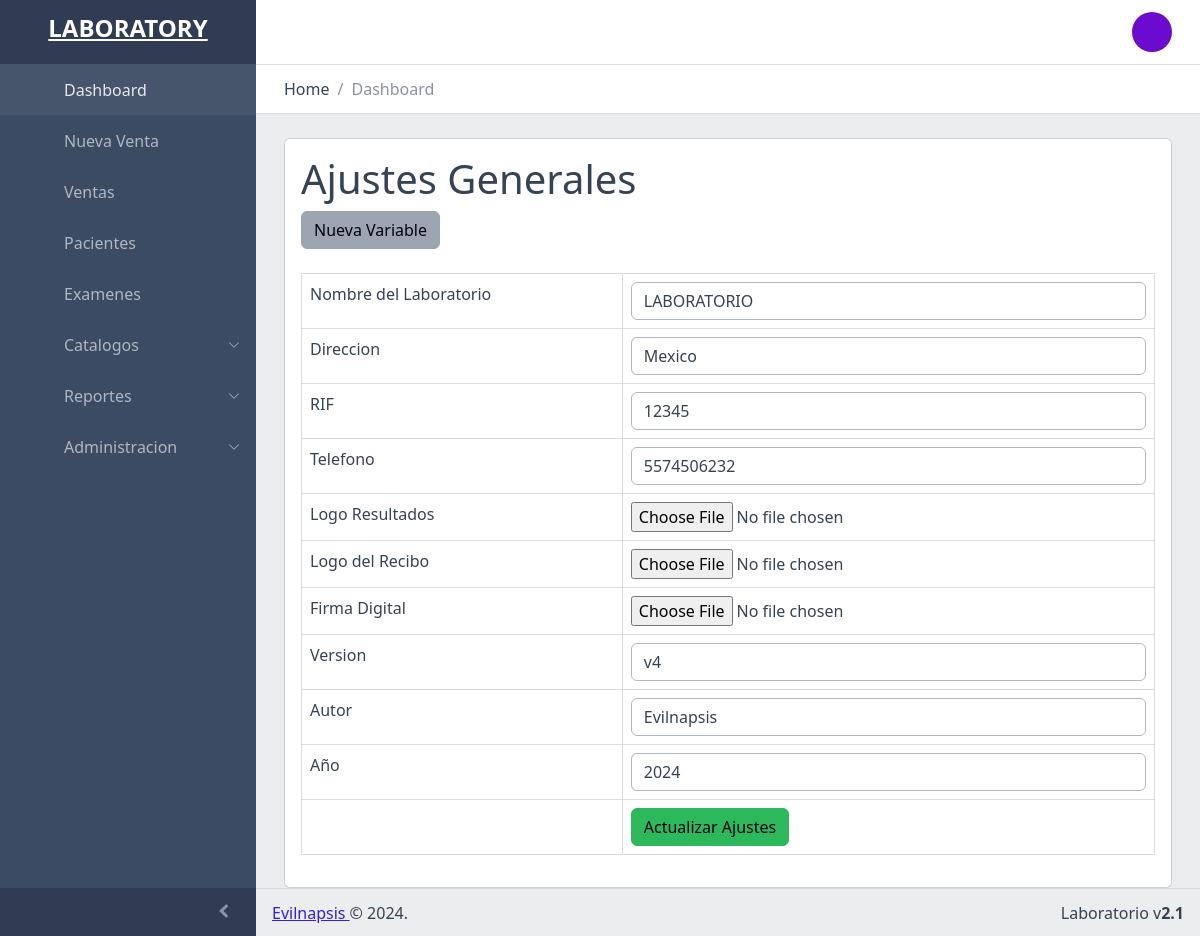
The page /?view=settings&opt=all (signed in) on the database its author committed.
### tables this page shows
create table setting(
	id int not null auto_increment primary key,
	name varchar(100) not null unique,
	label varchar(200) not null,
	kind int,
	val text,
	cfg_id int default 1
);

### core/controller/Layout.php (called while the page is built)
<?php
class Module {
	public static function loadLayout(){
		include "core/app/layouts/layout.php";
	}
}
?>

### core/controller/Lb.php (called while the page is built, shortened)
<?php
class Lb {
	public function start(){
		include "core/app/init.php";
	}
}
?>

### index.php (called while the page is built, shortened)
<?php
$lb = new Lb();
$lb->start();
?>

### core/controller/Executor.php (called while the page is built, shortened)
<?php
class Executor {
	public static function doit($sql){
		$con = Database::getCon();
		return array($con->query($sql),$con->insert_id);
	}
}
?>

### core/app/model/UserData.php (called while the page is built, shortened)
<?php
class UserData extends Extra{
	public static $tablename = "user";
	public static function getById($id){
		 $sql = "select * from ".self::$tablename." where id=$id";
		$query = Executor::doit($sql);
		return Model::one($query[0],new UserData());
	}
}
?>

### core/controller/Model.php (called while the page is built, shortened)
<?php
class Model {
	public static function exists($modelname){
		$fullpath = self::getFullpath($modelname);
		$found=false;
		if(file_exists($fullpath)){
			$found = true;
		}
		return $found;
	}
	public static function getFullpath($modelname){
		return "core/app/model/".$modelname.".php";
	}
	public static function many($query,$aclass){
		$cnt = 0;
		$array = array();
		while($r = $query->fetch_array()){
			$array[$cnt] = new $aclass;
			$cnt2=1;
			foreach ($r as $key => $v) {
				if($cnt2>0 && $cnt2%2==0){
					$array[$cnt]->$key = $v;
				}
				$cnt2++;
			}
			$cnt++;
		}
		return $array;
	}
}
?>

### core/app/model/SettingData.php (called while the page is built, shortened)
<?php
class SettingData {
	public static $tablename = "setting";
	public static function getAll(){
		$sql = "select * from ".self::$tablename;
		$query = Executor::doit($sql);
		return Model::many($query[0],new SettingData());
	}
}
?>

### core/app/view/settings-view.php (the view, shortened to what this page needs)
<?php if(isset($_GET["opt"]) && $_GET["opt"]=="all"):?>
<?php
$settings = SettingData::getAll();
?>
<div class="">
          <div class="row">
            <div class="col-md-12">
              <div class="card">
                <div class="card-body">
            <h1>Ajustes Generales</h1>
            <a href="./?view=settings&opt=new" class="btn btn-secondary">Nueva Variable</a>
<br><br>
<form method="post" action="./?action=settings&opt=update" enctype="multipart/form-data">
                    <table class="table table-bordered">
                      <tbody>
<?php
 if(count($settings)>0):?>
<?php foreach($settings as $cat):?>
                        <tr>
                        <td><?php echo $cat->label; ?>
                        </td>
                        <td>
<?php if($cat->kind==1):?>
                        <input type="text" name="<?php echo $cat->name; ?>" class="form-control" value="<?php echo $cat->val;?>">
<?php elseif($cat->kind==4):?>
                        <input type="file" name="<?php echo $cat->name; ?>" >
<?php endif;?>
                        </td>
                        </tr>
<?php endforeach; ?>
 <?php endif; ?>
                        <tr>
                        <td>
                        </td>
                        <td>
                        <input type="submit"  class="btn btn-success" value="Actualizar Ajustes">
                        </td>
                        </tr>
                      </tbody>
                    </table>
                    </form>
                  </div>
              </div>
            </div>
          </div>
</div>
<?php endif; ?>

### core/app/init.php
<?php
if(isset($_SESSION['user_id'])){
	Core::$user = UserData::getById($_SESSION['user_id']);
}
if(!isset($_GET["action"])){
	Module::loadLayout("index");
}else{
	Action::load($_GET["action"]);
}
?>

### core/app/layouts/layout.php (shortened to what this page needs)
<!DOCTYPE html>
<html lang="en">
  <head>
    <link rel="stylesheet" href="vendors/simplebar/css/simplebar.css">
    <link rel="stylesheet" href="assets/css/vendors/simplebar.css">
    <link href="assets/css/style.css" rel="stylesheet">
    <link rel="stylesheet" href="https://cdn.jsdelivr.net/npm/prismjs@1.23.0/themes/prism.css">
    <link rel="stylesheet" type="text/css" href="assets/bootstrap-icons/bootstrap-icons.css">
    <link href="vendors/@coreui/chartjs/css/coreui-chartjs.css" rel="stylesheet">
  </head>
  <body>
<?php if(!isset($_SESSION["user_id"])):?>
<div class="bg-light min-vh-100 d-flex flex-row align-items-center">
<div class="container">
<div class="row justify-content-center">
<div class="col-lg-6">
<div class="card-group d-block d-md-flex row">
<div class="card col-md-12 p-4 mb-0">
<div class="card-body">
<h1>LABORATORY</h1>
<br><br><br>
<p class="text-medium-emphasis">Iniciar Sesion al Sistema</p>
<form method="post" action="./?action=access&opt=login">
<div class="input-group mb-3"><span class="input-group-text">
<svg class="icon">
<use xlink:href="vendors/@coreui/icons/svg/free.svg#cil-user"></use>
</svg></span>
<input class="form-control" type="text" name="email" placeholder="Email">
</div>
<div class="input-group mb-4"><span class="input-group-text">
<svg class="icon">
<use xlink:href="vendors/@coreui/icons/svg/free.svg#cil-lock-locked"></use>
</svg></span>
<input class="form-control" name="password" type="password" placeholder="Password">
</div>
<div class="row">
<div class="col-6">
<button class="btn btn-primary px-4" type="submit">Iniciar Sesion</button>
</div>
<!--
<div class="col-6 text-end">
<button class="btn btn-link px-0" type="button">Forgot password?</button>
</div>
-->
</div>
</form>
<br><br><br>
</div>
</div>
</div>
</div>
</div>
</div>
</div>
<?php else:?>
    <div class="sidebar sidebar-dark sidebar-fixed" id="sidebar">
<div class="sidebar-brand d-none d-md-flex">
<div class="sidebar-brand-full" width="118" height="46" alt="CoreUI Logo">
<h4><a href="./" style="color: white;"><b>LABORATORY</b></a></h4>
</div>
</div>
      <ul class="sidebar-nav" data-coreui="navigation" data-simplebar="">
        <li class="nav-item"><a class="nav-link" href="./">
            <svg class="nav-icon">
              <use xlink:href="vendors/@coreui/icons/svg/free.svg#cil-speedometer"></use>
            </svg> Dashboard</a></li>
            <li class="nav-item"><a class="nav-link" href="./?view=sells&opt=new">
            <svg class="nav-icon">
              <use xlink:href="vendors/@coreui/icons/svg/free.svg#cil-asterisk"></use>
            </svg> Nueva Venta</a></li>
            <li class="nav-item"><a class="nav-link" href="./?view=sells&opt=all">
            <svg class="nav-icon">
              <use xlink:href="vendors/@coreui/icons/svg/free.svg#cil-cart"></use>
            </svg> Ventas</a></li>
            <li class="nav-item"><a class="nav-link" href="./?view=persons&opt=all">
            <svg class="nav-icon">
              <use xlink:href="vendors/@coreui/icons/svg/free.svg#cil-medical-cross"></use>
            </svg> Pacientes</a></li>
            <li class="nav-item"><a class="nav-link" href="./?view=exams&opt=all">
            <svg class="nav-icon">
              <use xlink:href="vendors/@coreui/icons/svg/free.svg#cil-medical-cross"></use>
            </svg> Examenes</a></li>
        <?php if(Core::$user->kind==1):?>
 <li class="nav-group"><a class="nav-link nav-group-toggle" href="#">
            <svg class="nav-icon">
              <use xlink:href="vendors/@coreui/icons/svg/free.svg#cil-settings"></use>
            </svg> Catalogos</a>
        </li>
 <li class="nav-group"><a class="nav-link nav-group-toggle" href="#">
            <svg class="nav-icon">
              <use xlink:href="vendors/@coreui/icons/svg/free.svg#cil-chart"></use>
            </svg> Reportes</a>
        </li>
 <li class="nav-group"><a class="nav-link nav-group-toggle" href="#">
            <svg class="nav-icon">
              <use xlink:href="vendors/@coreui/icons/svg/free.svg#cil-settings"></use>
            </svg> Administracion</a>
        </li>
      <?php endif; ?>
      </ul>
      <button class="sidebar-toggler" type="button" data-coreui-toggle="unfoldable"></button>
    </div>
    <div class="wrapper d-flex flex-column min-vh-100 bg-light">
      <header class="header header-sticky mb-4">
        <div class="container-fluid">
          <button class="header-toggler px-md-0 me-md-3" type="button" onclick="coreui.Sidebar.getInstance(document.querySelector('#sidebar')).toggle()">
            <svg class="icon icon-lg">
              <use xlink:href="vendors/@coreui/icons/svg/free.svg#cil-menu"></use>
            </svg>
          </button>
          <ul class="header-nav ms-3">
            <li class="nav-item dropdown"><a class="nav-link py-0" data-coreui-toggle="dropdown" href="#" role="button" aria-haspopup="true" aria-expanded="false">
                <div class="avatar avatar-md"><img class="avatar-img" src="assets/img/user.png" alt="user@email.com"></div>
              </a>
            </li>
          </ul>
        </div>
        <div class="header-divider"></div>
        <div class="container-fluid">
          <nav aria-label="breadcrumb">
            <ol class="breadcrumb my-0 ms-2">
              <li class="breadcrumb-item">
                <span>Home</span>
              </li>
              <li class="breadcrumb-item active"><span>Dashboard</span></li>
            </ol>
          </nav>
        </div>
      </header>
      <div class="body flex-grow-1 px-3">
        <div class="container-fluid">
          <?php View::load("index");?>
        </div>
      </div>
      <footer class="footer">
        <div><a href="https://evilnapsis.com/">Evilnapsis </a> © 2024.</div>
        <div class="ms-auto">Laboratorio v<b>2.1</b></div>
      </footer>
    </div>
    <?php endif; ?>
  </body>
</html>

### core/controller/View.php (shortened to what this page needs)
<?php
class View {
	public static function load($view){
		if(!isset($_GET['view'])){
			include "core/app/view/".$view."-view.php";
		}else{
			if(View::isValid()){
				include "core/app/view/".$_GET['view']."-view.php";
			}else{
				View::Error("<b>404 NOT FOUND</b> View <b>".$_GET['view']."</b> folder !! - <a href='http://evilnapsis.com/legobox/help/' target='_blank'>Help</a>");
			}
		}
	}
	public static function isValid(){
		$valid=false;
		if(isset($_GET["view"])){
			if(file_exists($file = "core/app/view/".$_GET['view']."-view.php")){
				$valid = true;
			}
		}
		return $valid;
	}
}
?>

### rows shown on the page
setting: label "Nombre del Laboratorio", val "LABORATORIO"
setting: label "Direccion", val "Mexico"
setting: label "RIF", val "12345"
setting: label "Telefono", val "5574506232"
setting: label "Logo Resultados"
setting: label "Logo del Recibo"
setting: label "Firma Digital"
setting: label "Version", val "v4"
setting: label "Autor", val "Evilnapsis"
setting: label "Año", val "2024"
